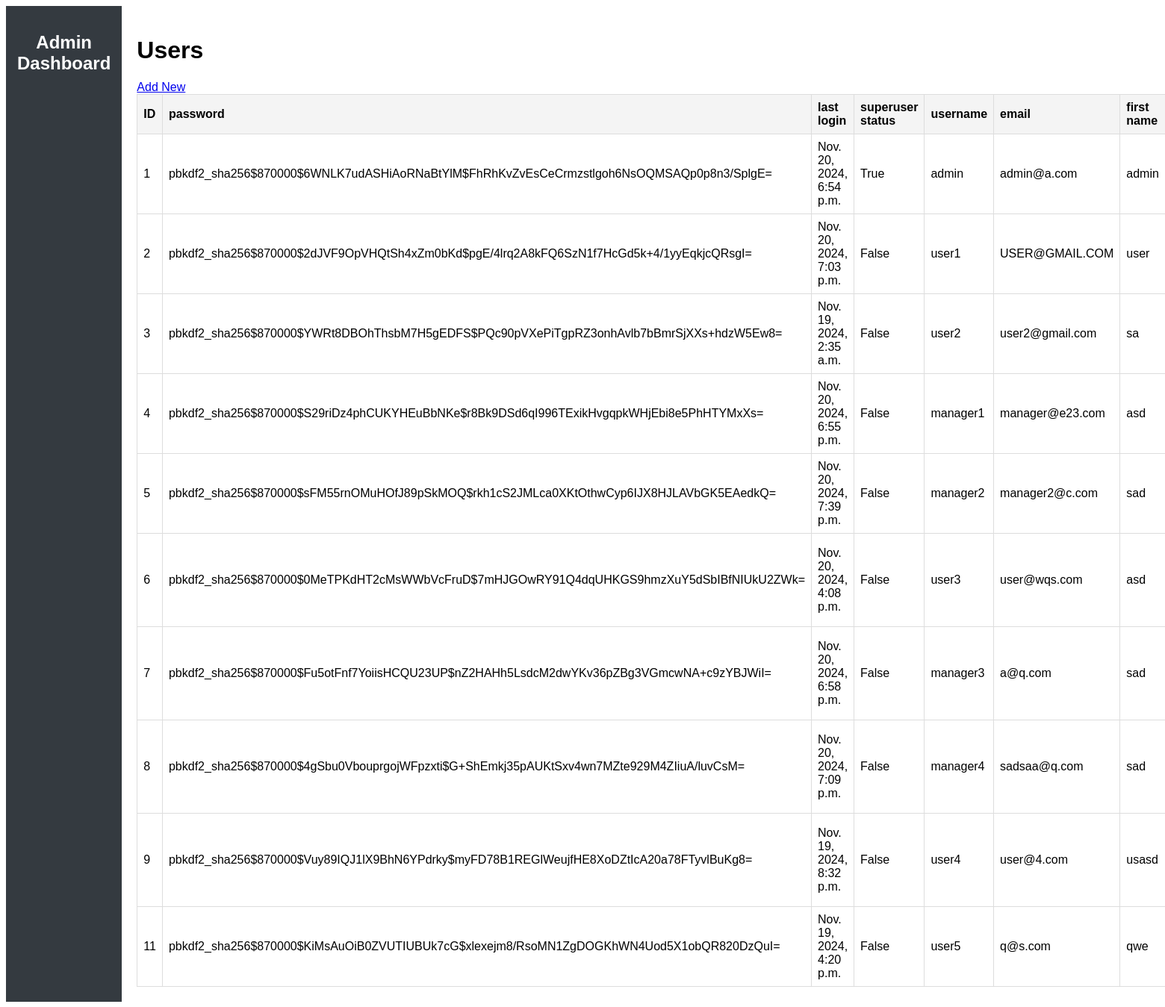
Screenshot of /admin-dashboard/CustomUser/ (signed in) with the database file from the repository.
### app/models.py (models this page shows, shortened)
class CustomUser(AbstractBaseUser, PermissionsMixin):
    username = models.CharField(unique=True, max_length=150)
    email = models.EmailField(unique=True)
    first_name = models.CharField(max_length=100)
    last_name = models.CharField(max_length=100)
    is_active = models.BooleanField(default=True)
    is_staff = models.BooleanField(default=False)
    ROLE_CHOICES = [
        ('admin', 'Admin'),
        ('manager', 'Manager'),
        ('user', 'User'),
    ]
    role = models.CharField(max_length=20, choices=ROLE_CHOICES, default='user')
    SUB_ROLE_CHOICES = [
        ('none', 'None'),
        ('user-access-to-all-users-with-role-user', 'User Access to All Users with Role User'),
        ('manager-access-to-all-users-with-role-manager', 'user Access to All Users with Role Manager'),
    ]
    sub_role = models.CharField(max_length=255, choices=SUB_ROLE_CHOICES, default='none')
    objects = CustomUserManager()
    profile_image = models.ImageField(upload_to='profile_images/', blank=True, null=True)
    USERNAME_FIELD = 'username'
    REQUIRED_FIELDS = ['email', 'first_name', 'last_name']
    class Meta:
        verbose_name = 'User'
        verbose_name_plural = 'Users'

### admin_dashboard/views.py (the view)
# urls.py: path('<str:model_name>/', views.model_list, name='model_list'),
@superuser_required
@superuser_required
def model_list(request, model_name):
    app_model_map = {
        'CustomUser': 'app',
        'Tag': 'app',
        'Category': 'app',
        'Form': 'app',
        'FormVersion': 'app',
        'UserCategory': 'user_categories',
        'UserCategoryMembership': 'user_categories',
        'Profile': 'userprofile',
    }
    app_name = app_model_map.get(model_name)
    if not app_name:
        return render(request, 'error_template.html', {'message': 'Model not found in specified apps.'})
    try:
        model = apps.get_model(app_name, model_name)
        objects = model.objects.all()
        verbose_name_plural = model._meta.verbose_name_plural  # Get the plural form of the model's name
        fields = model._meta.fields  # Get the fields of the model
        return render(
            request,
            'admin_dashboard/model_list.html',
            {
                'model_name': model_name,
                'verbose_name_plural': verbose_name_plural,
                'objects': objects,
                'fields': fields,
            }
        )
    except LookupError:
        return render(request, 'error_template.html', {'message': f'Model "{model_name}" not found in app "{app_name}".'})
    except Exception as e:
        return render(request, 'error_template.html', {'message': f'An error occurred: {str(e)}'})

### admin_dashboard/templatetags/custom_filters.py (called while the page is built)
@register.filter(name='attr')
def attr(obj, field_name):
    if isinstance(obj, Model):
        return getattr(obj, field_name, None)
    return None

### admin_dashboard/views.py (called while the page is built)
def superuser_required(view_func):
    return user_passes_test(lambda u: u.is_superuser)(view_func)

### app/templates/admin_dashboard/model_list.html (shortened to what this page needs)
{% extends "admin_dashboard/base.html" %}
{% load custom_filters %}
{% block content %}
    <h1>{{ verbose_name_plural }}</h1>
    <a href="{% url 'admin_dashboard:model_add' model_name %}">Add New</a>
    <table>
        <thead>
            <tr>
                {% for field in fields %}
                    <th>{{ field.verbose_name }}</th>
                {% endfor %}
            </tr>
        </thead>
        <tbody>
            {% for object in objects %}
                <tr>
                    {% for field in fields %}
                        <td>{{ object|attr:field.name }}</td>
                    {% endfor %}
                </tr>
            {% endfor %}
        </tbody>
    </table>
{% endblock %}

### app/static/css/admin_dashboard.css (style rules this page uses)
body { display: flex; font-family: Arial, sans-serif; }
table { width: 100%; border-collapse: collapse; }
table th, table td { border: 1px solid #ddd; padding: 8px; }
table th { background: #f4f4f4; text-align: left; }

### rows the page displays
CustomUser: fields "1" "pbkdf2_sha256$870000$6WNLK7udASHiAoRNaBtYlM$FhRhKvZvEsCeCrmzstlgoh6NsOQMSAQp0p8n3/SplgE=" "Nov. 20, 2024, 6:54 p.m." "True" "admin" "admin@a.com" "admin"
CustomUser: fields "2" "pbkdf2_sha256$870000$2dJVF9OpVHQtSh4xZm0bKd$pgE/4lrq2A8kFQ6SzN1f7HcGd5k+4/1yyEqkjcQRsgI=" "Nov. 20, 2024, 7:03 p.m." "False" "user1" "USER@GMAIL.COM" "user"
CustomUser: fields "3" "pbkdf2_sha256$870000$YWRt8DBOhThsbM7H5gEDFS$PQc90pVXePiTgpRZ3onhAvlb7bBmrSjXXs+hdzW5Ew8=" "Nov. 19, 2024, 2:35 a.m." "False" "user2" "user2@gmail.com" "sa"
CustomUser: fields "4" "pbkdf2_sha256$870000$S29riDz4phCUKYHEuBbNKe$r8Bk9DSd6qI996TExikHvgqpkWHjEbi8e5PhHTYMxXs=" "Nov. 20, 2024, 6:55 p.m." "False" "manager1" "manager@e23.com" "asd"
CustomUser: fields "5" "pbkdf2_sha256$870000$sFM55rnOMuHOfJ89pSkMOQ$rkh1cS2JMLca0XKtOthwCyp6IJX8HJLAVbGK5EAedkQ=" "Nov. 20, 2024, 7:39 p.m." "False" "manager2" "manager2@c.com" "sad"
CustomUser: fields "6" "pbkdf2_sha256$870000$0MeTPKdHT2cMsWWbVcFruD$7mHJGOwRY91Q4dqUHKGS9hmzXuY5dSbIBfNIUkU2ZWk=" "Nov. 20, 2024, 4:08 p.m." "False" "user3" "user@wqs.com" "asd"
CustomUser: fields "7" "pbkdf2_sha256$870000$Fu5otFnf7YoiisHCQU23UP$nZ2HAHh5LsdcM2dwYKv36pZBg3VGmcwNA+c9zYBJWiI=" "Nov. 20, 2024, 6:58 p.m." "False" "manager3" "a@q.com" "sad"
CustomUser: fields "8" "pbkdf2_sha256$870000$4gSbu0VbouprgojWFpzxti$G+ShEmkj35pAUKtSxv4wn7MZte929M4ZIiuA/luvCsM=" "Nov. 20, 2024, 7:09 p.m." "False" "manager4" "sadsaa@q.com" "sad"
CustomUser: fields "9" "pbkdf2_sha256$870000$Vuy89IQJ1lX9BhN6YPdrky$myFD78B1REGlWeujfHE8XoDZtIcA20a78FTyvlBuKg8=" "Nov. 19, 2024, 8:32 p.m." "False" "user4" "user@4.com" "usasd"
CustomUser: fields "11" "pbkdf2_sha256$870000$KiMsAuOiB0ZVUTIUBUk7cG$xlexejm8/RsoMN1ZgDOGKhWN4Uod5X1obQR820DzQuI=" "Nov. 19, 2024, 4:20 p.m." "False" "user5" "q@s.com" "qwe"

### other values shown
{{ verbose_name_plural }} "Users"
{{ field.verbose_name }} "ID" "password" "last login" "superuser status" "username" "email" "first name"
